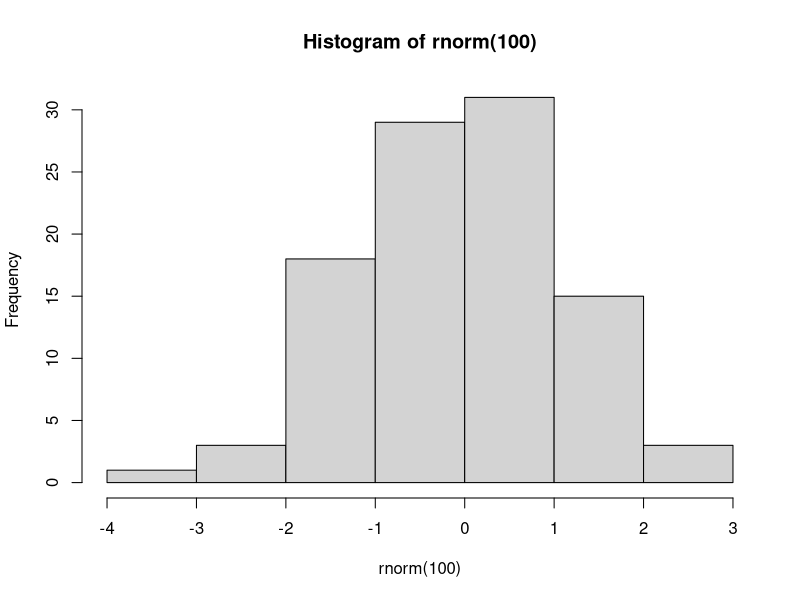

Write the R code that produced this figure.
#!/usr/bin/env Rscript
pdf("xh.pdf")  #set graphical output file 
hist(rnorm(100))  #generate 100 N(0, 1) variates and plot their histogram
dev.off()  #close the graphical output file
